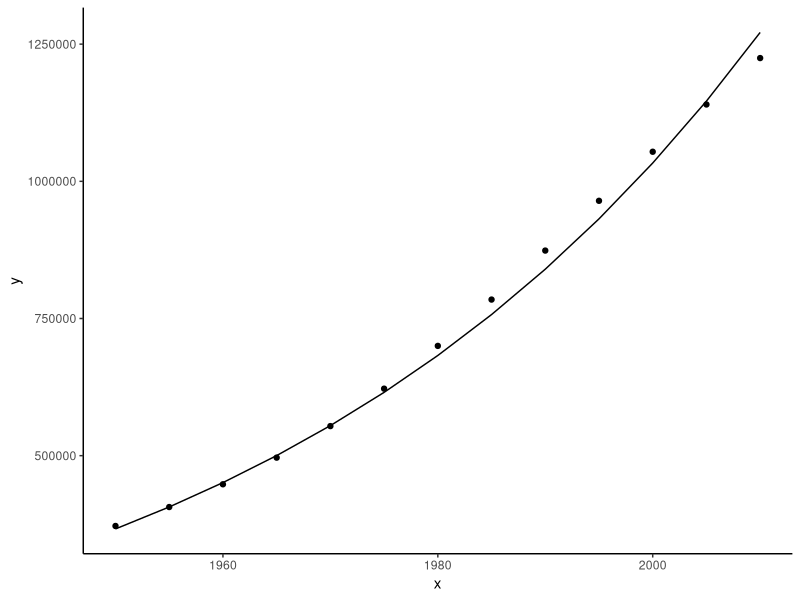
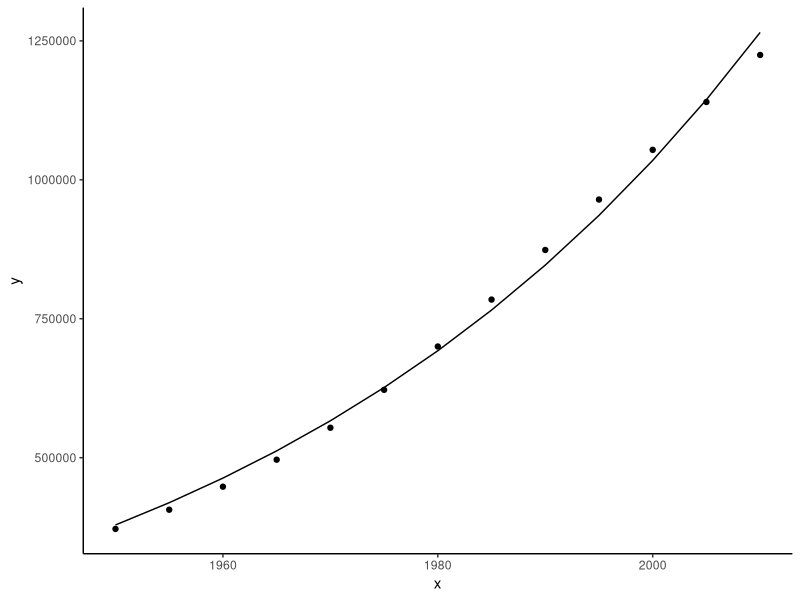
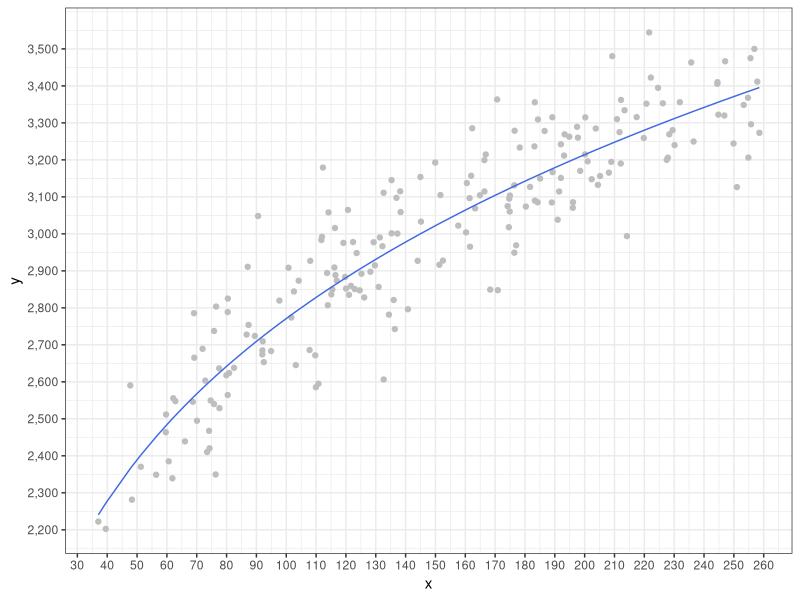

Reproduce these figures in R, in order.
## ---- chunk 1
knitr::opts_chunk$set(echo       = TRUE,
                      message    = FALSE,
                      warning    = FALSE,
                      #out.width  = 1280,
                      #out.height = 720,
                      # fig.dim = c(8, 6),
                      fig.align  = "center",
                      dev        = "ragg_png")
## ---- chunk 2
x <- seq(1950, 2010, length.out = 13)
y <- c(371857, 406374, 447844, 496400, 553874, 622097, 700059, 
       784491, 873785, 964486, 1053898, 1140043, 1224614)
df <- data.frame(x, y)
## ---- chunk 3
# y = a*exp(b*x) ⇔ ln(y) ~ ln(a) + b*x
fit <- lm(log(y) ~ x, data = df)
fit
## ---- chunk 4
# ln(a)=-27.61171 → a = exp(a)
a <- exp(-27.61171) 
# a [1] 1.019499e-12
b <- 0.02073
df$fitted <- a * exp(b * x)
## ---- chunk 5
library(ggplot2)

ggplot(df)+
  geom_point(aes(x, y)) +
  geom_line(aes(x, fitted)) + 
  theme_classic()
## ---- chunk 6
library(minpack.lm)
x <- seq(1950, 2010, length.out = 13)
y <- c(371857, 406374, 447844, 496400, 553874, 622097, 700059, 
       784491, 873785, 964486, 1053898, 1140043, 1224614)
df <- data.frame(x, y)

# 初期パラメタ設定のカンニング
res_lm <- lm(formula = log(y) ~ x, data = df) 
init_a <- exp(res_lm$coefficients[1]) 
init_b <- res_lm$coefficients[2] 

x <- df$x 
obs <- df$y
pred  <- function(p, xx) p$a * exp(p$b * xx)  
resid <- function(p, observed, xx) observed - pred(p, xx)
init_par <- list(a = init_a, b = init_b) 

fit <- nls.lm(
  xx = x,
  observed = obs,
  fn = resid,
  par = init_par,
  control = nls.lm.control(maxiter = 1024, nprint = 1)
)

summary(fit)
## ---- chunk 7
nls_a <- fit$par$a
nls_b <- fit$par$b
df$nls_fitted <- pred(p = list(a = nls_a, b = nls_b), xx = x)

library(ggplot2)
ggplot(df) +
  geom_point(aes(x, y)) +
  geom_line(aes(x, nls_fitted)) +
  theme_classic()
## ---- chunk 8
library(tidyverse)
library(scales)
df <- structure(list(x = c(37.02, 39.51, 47.73, 48.28, 51.27, 56.39, 
59.64, 59.71, 60.61, 61.84, 62.14, 62.84, 66.06, 68.67, 69.09, 
69.18, 70.08, 71.96, 72.86, 73.48, 74.13, 74.3, 74.67, 75.79, 
75.8, 76.34, 76.5, 77.51, 77.61, 79.91, 80.38, 80.39, 80.43, 
80.86, 82.51, 86.72, 87.08, 87.36, 89.47, 90.57, 91.97, 92.01, 
92.13, 92.48, 94.92, 97.7, 100.76, 101.71, 102.57, 103.2, 104.17, 
107.82, 108.04, 109.72, 109.93, 110.8, 111.77, 111.95, 112.29, 
113.68, 113.93, 114.16, 115.11, 115.45, 116.13, 116.32, 116.5, 
116.93, 119.16, 119.71, 120.03, 120.69, 121.02, 121.67, 122.39, 
122.96, 123.59, 124.63, 125.2, 126.13, 128.2, 129.28, 129.71, 
130.96, 131.35, 132.23, 132.63, 132.66, 134.41, 135.29, 135.3, 
136.01, 136.38, 136.93, 137.24, 138.18, 138.32, 140.77, 144.03, 
144.96, 145.15, 149.93, 151.32, 151.67, 152.52, 157.65, 160.26, 
160.52, 161.44, 161.58, 161.96, 162.31, 163.3, 164.91, 166.4, 
166.43, 166.86, 168.35, 170.67, 170.89, 174.2, 174.6, 174.73, 
174.89, 174.93, 176.41, 176.43, 176.53, 177.04, 178.25, 180.31, 
181.7, 183.17, 183.3, 183.32, 184.26, 184.35, 185.07, 186.58, 
189, 189.17, 189.26, 190.96, 191.45, 192.03, 192.04, 193.1, 193.29, 
194.84, 196.03, 196.11, 197.46, 197.75, 198.5, 200.14, 200.21, 
201, 202.36, 203.71, 204.43, 205.18, 208.11, 208.93, 209.25, 
210.83, 211.69, 212.1, 212.18, 213.36, 214.17, 217.43, 219.82, 
220.69, 221.61, 222.18, 224.6, 226.2, 227.49, 227.89, 228.36, 
229.47, 230.13, 231.9, 235.72, 236.5, 244.46, 244.51, 244.81, 
246.81, 247.07, 249.9, 251.02, 253.3, 254.73, 254.86, 255.57, 
255.75, 256.87, 257.86, 258.54), y = c(2222.32, 2202.38, 2590.29, 
2281.37, 2370.36, 2348.79, 2463.7, 2511.71, 2385.07, 2339.25, 
2555.6, 2547.69, 2438.93, 2546.07, 2785.52, 2665.16, 2494.81, 
2689.2, 2603.23, 2410.28, 2467.54, 2420.38, 2549.48, 2737.52, 
2539.91, 2349.46, 2803.46, 2636.5, 2528.86, 2617.78, 2788.7, 
2564.32, 2825.09, 2623.81, 2637.92, 2727.83, 2910.96, 2753.95, 
2724.13, 3048.19, 2674.23, 2685.19, 2709.63, 2653.29, 2683.19, 
2819.6, 2908.35, 2773.82, 2844.26, 2645.23, 2873.45, 2685.92, 
2927.15, 2671.7, 2585.38, 2594.85, 2983.36, 2992.01, 3179.27, 
2894.2, 2807.12, 3058.08, 2836.37, 2850.06, 2909.13, 3015.87, 
2888.5, 2873.56, 2975.6, 2883.41, 2852.07, 3064.73, 2835.07, 
2859.48, 2977.81, 2850.68, 2948.12, 2847.23, 2892.27, 2828.08, 
2897.52, 2977.36, 2914.79, 2856.47, 2990.32, 2966.5, 3111.06, 
2606.25, 2781.62, 3001.49, 3145.2, 2821.24, 2742.66, 3097.45, 
3000.8, 3115.1, 3058.95, 2796.17, 2927.21, 3153.79, 3033.11, 
3192.74, 2916.45, 3104.92, 2927.72, 3022.24, 3004.02, 3137.29, 
3096.55, 2965.18, 3157.04, 3285.46, 3068.87, 3104.39, 3199.4, 
3114.7, 3214.57, 2849.37, 3363.34, 2847.73, 3074.9, 3018.01, 
3095.36, 3060.31, 3103.62, 3131.26, 2949.09, 3278.77, 2969.07, 
3233.33, 3073.76, 3126.97, 3236.47, 3355.7, 3089.88, 3085.4, 
3309.19, 3149.66, 3278.12, 3084.82, 3315.15, 3166.87, 3038.28, 
3114.49, 3151.16, 3242.14, 3211.64, 3269.05, 3262.71, 3070.54, 
3085.48, 3289.32, 3260.07, 3170.33, 3214.82, 3314.96, 3196.11, 
3147.6, 3284.88, 3132.4, 3156.46, 3165.42, 3194.68, 3480.29, 
3310.13, 3274.93, 3190.17, 3362.12, 3334.05, 2993.88, 3315.54, 
3259.08, 3351.82, 3544.53, 3422.43, 3394.66, 3352.86, 3200.08, 
3205.98, 3269.16, 3280.44, 3239.95, 3355.97, 3463.38, 3249.61, 
3405.55, 3410.15, 3322.29, 3319.95, 3466.56, 3244.31, 3126.41, 
3348.52, 3367.87, 3206.18, 3475.06, 3296.34, 3499.94, 3411.42, 
3273.21)), class = "data.frame", row.names = c(NA, -200L))
## ---- chunk 9
fit <- lm(log(y) ~ log(x), data = df)
df$p <- exp(fit$fitted.values)
fit
## ---- chunk 10
ggplot() +
  geom_point(data = df, aes(x, y), col = 'gray') +
  geom_line(data = df, aes(x, p), col = 'royalblue') +
  scale_y_continuous(label = comma, breaks = seq(2000, 3500, 100)) +
  scale_x_continuous(breaks = seq(00, 300, 10)) +
  theme_bw()
## ---- chunk 11
exp(predict(fit, newdata = data.frame(x = 100)))
## ---- chunk 12
exp(predict(fit, newdata = data.frame(x = 200)))
## ---- chunk 13
f <- function(a, b) {
  b1 <- fit$coefficients[[1]]
  b2 <- fit$coefficients[[2]]
  a <- exp(b1 + b2 * log(a))
  b <- exp(b1 + b2 * log(b))
  diff <- b - a
  e <- (diff / a) * 100
  
  return(list(
    pre = a,
    post = b,
    difference = diff,
    elasticity = e
  ))
}
## ---- chunk 14
# xが1%増加するとyは0.2106%増加するので、どの時点でも弾力性elasticityは常に約0.21%増加する
f(100, 100 * 1.01) # 101
## ---- chunk 15
f(150, 150 * 1.01) # 151.5
## ---- chunk 16
f(200, 200 * 1.01) # 202
## ---- chunk 17
f(400, 400 * 1.01) # 404
## ---- chunk 18
f(1000, 1000 * 1.01) # 1010
## ---- chunk 19
f(100, 101)
## ---- chunk 20
f(150, 151)
## ---- chunk 21
f(200, 201)
## ---- chunk 22
f(400, 401)
## ---- chunk 23
f(1000, 1001)
## ---- chunk 24
dput(df)
